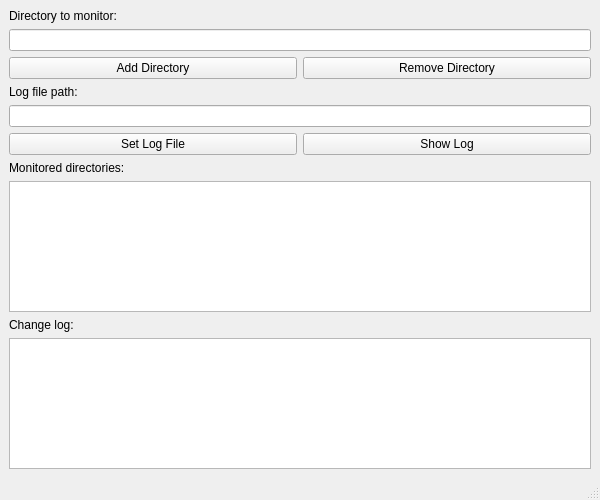
<?xml version="1.0" encoding="UTF-8"?>
<ui version="4.0">
 <class>MainWindow</class>
 <widget class="QMainWindow" name="MainWindow">
  <property name="geometry">
   <rect>
    <x>0</x>
    <y>0</y>
    <width>600</width>
    <height>500</height>
   </rect>
  </property>
  <property name="windowTitle">
   <string>Directory Monitor</string>
  </property>
  <widget class="QWidget" name="centralwidget">
   <layout class="QVBoxLayout" name="verticalLayout">
    <item>
     <widget class="QLabel" name="label">
      <property name="text">
       <string>Directory to monitor:</string>
      </property>
     </widget>
    </item>
    <item>
     <widget class="QLineEdit" name="directoryEdit"/>
    </item>
    <item>
     <layout class="QHBoxLayout" name="horizontalLayout">
      <item>
       <widget class="QPushButton" name="addButton">
        <property name="text">
         <string>Add Directory</string>
        </property>
       </widget>
      </item>
      <item>
       <widget class="QPushButton" name="removeButton">
        <property name="text">
         <string>Remove Directory</string>
        </property>
       </widget>
      </item>
     </layout>
    </item>
    <item>
     <widget class="QLabel" name="label_2">
      <property name="text">
       <string>Log file path:</string>
      </property>
     </widget>
    </item>
    <item>
     <widget class="QLineEdit" name="logFileEdit"/>
    </item>
    <item>
     <layout class="QHBoxLayout" name="horizontalLayout_2">
      <item>
       <widget class="QPushButton" name="setLogButton">
        <property name="text">
         <string>Set Log File</string>
        </property>
       </widget>
      </item>
      <item>
       <widget class="QPushButton" name="showLogButton">
        <property name="text">
         <string>Show Log</string>
        </property>
       </widget>
      </item>
     </layout>
    </item>
    <item>
     <widget class="QLabel" name="label_3">
      <property name="text">
       <string>Monitored directories:</string>
      </property>
     </widget>
    </item>
    <item>
     <widget class="QListWidget" name="directoryList"/>
    </item>
    <item>
     <widget class="QLabel" name="label_4">
      <property name="text">
       <string>Change log:</string>
      </property>
     </widget>
    </item>
    <item>
     <widget class="QTextEdit" name="logTextEdit">
      <property name="readOnly">
       <bool>true</bool>
      </property>
     </widget>
    </item>
   </layout>
  </widget>
  <widget class="QStatusBar" name="statusbar"/>
 </widget>
 <resources/>
 <connections/>
</ui>
